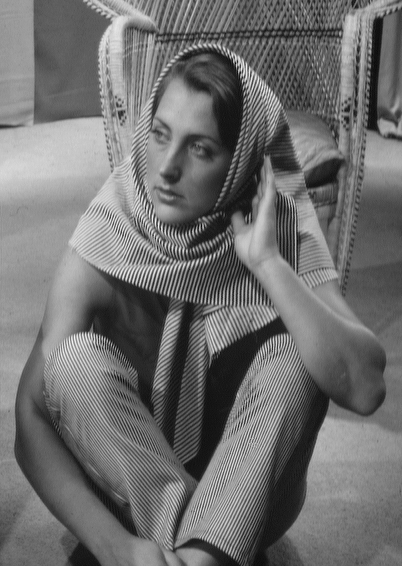
%> input picture Discussion/Lecture_11_Unitary transform/barbara.tif, 402 x 566 px
$ octave unitaryTransform.m   (GNU Octave 9; MATLAB toolbox functions it lacks are replaced by stand-ins)
%> lines starting %> are read from the running program, lines starting %| are printed output that depends on the picture
I=imread('barbara.tif');
%> I is the input picture: size 566x402 uint8; min 4, max 247, mean 111.5
% [M N]=size(I);
doubleI=double(I);
Img=imresize(doubleI,0.5);
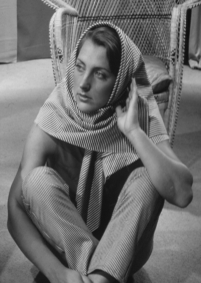
%> Img: size 283x201 double; min 14.86, max 226.8, mean 111.5

[M N]=size(Img);
%> M = 283; N = 201

%% DFT
% [16 lines of commented-out code are left out]

%% DCT
% [18 lines of commented-out code are left out]


%% Hadamard
neww = Img;
N = 256;
H = hadamard(N);
y = fwht(neww,N,'sequency');
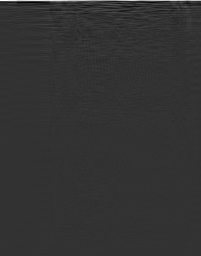
%> y: size 256x201 double; min -38.12, max 154, mean 0.5; drawn with min black and max white
imshow(y);
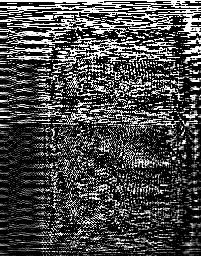
%> displayed picture: size 256x201, on the screen's scale of 0 to 255; min 0, max 255, mean 72.9
